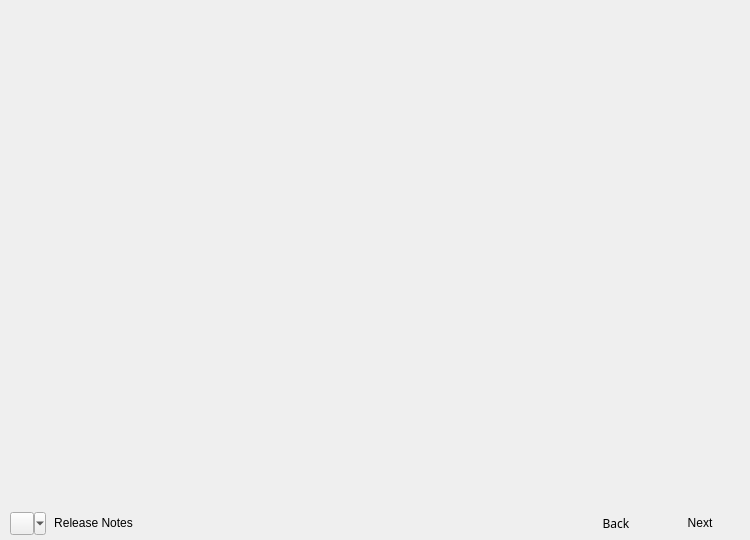
<?xml version="1.0" encoding="UTF-8"?>
<ui version="4.0">
 <class>YaliMain</class>
 <widget class="QWidget" name="YaliMain">
  <property name="geometry">
   <rect>
    <x>0</x>
    <y>0</y>
    <width>750</width>
    <height>540</height>
   </rect>
  </property>
  <property name="windowTitle">
   <string>Yali</string>
  </property>
  <property name="styleSheet">
   <string notr="true"/>
  </property>
  <layout class="QGridLayout" name="gridLayout_3">
   <property name="margin">
    <number>0</number>
   </property>
   <item row="0" column="0">
    <widget class="QWidget" name="Yali" native="true">
     <property name="styleSheet">
      <string notr="true"/>
     </property>
     <layout class="QGridLayout" name="gridLayout_2">
      <property name="margin">
       <number>0</number>
      </property>
      <property name="spacing">
       <number>0</number>
      </property>
      <item row="1" column="0">
       <layout class="QHBoxLayout" name="screenContainer">
        <property name="spacing">
         <number>0</number>
        </property>
        <item>
         <widget class="QScrollArea" name="mainContent">
          <property name="minimumSize">
           <size>
            <width>0</width>
            <height>0</height>
           </size>
          </property>
          <property name="frameShape">
           <enum>QFrame::NoFrame</enum>
          </property>
          <property name="lineWidth">
           <number>0</number>
          </property>
          <property name="widgetResizable">
           <bool>true</bool>
          </property>
          <property name="alignment">
           <set>Qt::AlignCenter</set>
          </property>
          <widget class="QWidget" name="scrollAreaWidgetContents">
           <property name="geometry">
            <rect>
             <x>0</x>
             <y>0</y>
             <width>748</width>
             <height>380</height>
            </rect>
           </property>
           <layout class="QGridLayout" name="gridLayout">
            <property name="margin">
             <number>0</number>
            </property>
            <property name="spacing">
             <number>0</number>
            </property>
            <item row="0" column="0">
             <widget class="QStackedWidget" name="mainStack">
              <property name="autoFillBackground">
               <bool>false</bool>
              </property>
              <property name="styleSheet">
               <string notr="true"/>
              </property>
              <property name="currentIndex">
               <number>0</number>
              </property>
              <widget class="QWidget" name="page">
               <property name="enabled">
                <bool>true</bool>
               </property>
              </widget>
             </widget>
            </item>
           </layout>
          </widget>
         </widget>
        </item>
       </layout>
      </item>
      <item row="2" column="0">
       <widget class="QFrame" name="menuContainer">
        <property name="autoFillBackground">
         <bool>false</bool>
        </property>
        <property name="styleSheet">
         <string notr="true"/>
        </property>
        <property name="frameShape">
         <enum>QFrame::NoFrame</enum>
        </property>
        <property name="frameShadow">
         <enum>QFrame::Raised</enum>
        </property>
        <layout class="QHBoxLayout">
         <property name="spacing">
          <number>4</number>
         </property>
         <property name="leftMargin">
          <number>10</number>
         </property>
         <property name="topMargin">
          <number>4</number>
         </property>
         <property name="rightMargin">
          <number>10</number>
         </property>
         <property name="bottomMargin">
          <number>4</number>
         </property>
         <item>
          <widget class="QToolButton" name="system_menu">
           <property name="styleSheet">
            <string notr="true"/>
           </property>
           <property name="text">
            <string/>
           </property>
           <property name="icon">
            <iconset resource="../../data.qrc">
             <normaloff>:/images/system-shutdown.png</normaloff>:/images/system-shutdown.png</iconset>
           </property>
           <property name="popupMode">
            <enum>QToolButton::MenuButtonPopup</enum>
           </property>
          </widget>
         </item>
         <item>
          <widget class="QPushButton" name="releaseNotes">
           <property name="focusPolicy">
            <enum>Qt::TabFocus</enum>
           </property>
           <property name="text">
            <string>Release Notes</string>
           </property>
           <property name="flat">
            <bool>true</bool>
           </property>
          </widget>
         </item>
         <item>
          <spacer>
           <property name="orientation">
            <enum>Qt::Horizontal</enum>
           </property>
           <property name="sizeHint" stdset="0">
            <size>
             <width>40</width>
             <height>20</height>
            </size>
           </property>
          </spacer>
         </item>
         <item>
          <widget class="QPushButton" name="buttonBack">
           <property name="minimumSize">
            <size>
             <width>70</width>
             <height>0</height>
            </size>
           </property>
           <property name="font">
            <font>
             <family>Sans Serif</family>
            </font>
           </property>
           <property name="focusPolicy">
            <enum>Qt::TabFocus</enum>
           </property>
           <property name="toolTip">
            <string>Previous Screen</string>
           </property>
           <property name="layoutDirection">
            <enum>Qt::LeftToRight</enum>
           </property>
           <property name="text">
            <string>Back</string>
           </property>
           <property name="icon">
            <iconset resource="../../data.qrc">
             <normaloff>:/gui/pics/arrow-left.png</normaloff>:/gui/pics/arrow-left.png</iconset>
           </property>
           <property name="checkable">
            <bool>false</bool>
           </property>
           <property name="checked">
            <bool>false</bool>
           </property>
           <property name="flat">
            <bool>true</bool>
           </property>
          </widget>
         </item>
         <item>
          <widget class="QPushButton" name="buttonNext">
           <property name="minimumSize">
            <size>
             <width>70</width>
             <height>0</height>
            </size>
           </property>
           <property name="focusPolicy">
            <enum>Qt::TabFocus</enum>
           </property>
           <property name="toolTip">
            <string>Next Screen</string>
           </property>
           <property name="layoutDirection">
            <enum>Qt::RightToLeft</enum>
           </property>
           <property name="text">
            <string>Next</string>
           </property>
           <property name="icon">
            <iconset resource="../../data.qrc">
             <normaloff>:/gui/pics/arrow-right.png</normaloff>:/gui/pics/arrow-right.png</iconset>
           </property>
           <property name="flat">
            <bool>true</bool>
           </property>
          </widget>
         </item>
        </layout>
       </widget>
      </item>
      <item row="0" column="0">
       <widget class="QFrame" name="headContainer">
        <property name="sizePolicy">
         <sizepolicy hsizetype="Expanding" vsizetype="Maximum">
          <horstretch>0</horstretch>
          <verstretch>0</verstretch>
         </sizepolicy>
        </property>
        <property name="autoFillBackground">
         <bool>false</bool>
        </property>
        <property name="frameShape">
         <enum>QFrame::NoFrame</enum>
        </property>
        <property name="frameShadow">
         <enum>QFrame::Raised</enum>
        </property>
        <layout class="QGridLayout">
         <property name="horizontalSpacing">
          <number>10</number>
         </property>
         <property name="verticalSpacing">
          <number>0</number>
         </property>
         <property name="margin">
          <number>10</number>
         </property>
         <item row="0" column="0">
          <widget class="QLabel" name="screenIcon">
           <property name="sizePolicy">
            <sizepolicy hsizetype="Fixed" vsizetype="Expanding">
             <horstretch>0</horstretch>
             <verstretch>0</verstretch>
            </sizepolicy>
           </property>
           <property name="minimumSize">
            <size>
             <width>32</width>
             <height>32</height>
            </size>
           </property>
           <property name="maximumSize">
            <size>
             <width>32</width>
             <height>32</height>
            </size>
           </property>
           <property name="text">
            <string/>
           </property>
           <property name="pixmap">
            <pixmap resource="../../data.qrc">:/gui/pics/media-optical-small.png</pixmap>
           </property>
           <property name="scaledContents">
            <bool>true</bool>
           </property>
           <property name="alignment">
            <set>Qt::AlignLeading|Qt::AlignLeft|Qt::AlignTop</set>
           </property>
          </widget>
         </item>
         <item row="0" column="3">
          <widget class="QLabel" name="label_4">
           <property name="sizePolicy">
            <sizepolicy hsizetype="Preferred" vsizetype="Preferred">
             <horstretch>0</horstretch>
             <verstretch>0</verstretch>
            </sizepolicy>
           </property>
           <property name="minimumSize">
            <size>
             <width>134</width>
             <height>36</height>
            </size>
           </property>
           <property name="maximumSize">
            <size>
             <width>16777215</width>
             <height>16777215</height>
            </size>
           </property>
           <property name="pixmap">
            <pixmap resource="../../data.qrc">:/gui/pics/logo-on-black.png</pixmap>
           </property>
           <property name="scaledContents">
            <bool>false</bool>
           </property>
           <property name="alignment">
            <set>Qt::AlignLeading|Qt::AlignLeft|Qt::AlignVCenter</set>
           </property>
          </widget>
         </item>
         <item row="0" column="1">
          <layout class="QVBoxLayout" name="verticalLayout">
           <item>
            <layout class="QHBoxLayout" name="horizontalLayout">
             <property name="spacing">
              <number>10</number>
             </property>
             <item>
              <widget class="QLabel" name="screenName">
               <property name="font">
                <font>
                 <family>Sans Serif</family>
                 <pointsize>15</pointsize>
                 <weight>50</weight>
                 <italic>false</italic>
                 <bold>false</bold>
                 <underline>false</underline>
                 <kerning>true</kerning>
                </font>
               </property>
               <property name="styleSheet">
                <string notr="true"/>
               </property>
               <property name="text">
                <string/>
               </property>
               <property name="textFormat">
                <enum>Qt::RichText</enum>
               </property>
               <property name="alignment">
                <set>Qt::AlignLeading|Qt::AlignLeft|Qt::AlignVCenter</set>
               </property>
              </widget>
             </item>
             <item>
              <widget class="QPushButton" name="toggleHelp">
               <property name="sizePolicy">
                <sizepolicy hsizetype="Fixed" vsizetype="Maximum">
                 <horstretch>0</horstretch>
                 <verstretch>0</verstretch>
                </sizepolicy>
               </property>
               <property name="maximumSize">
                <size>
                 <width>26</width>
                 <height>16777215</height>
                </size>
               </property>
               <property name="focusPolicy">
                <enum>Qt::TabFocus</enum>
               </property>
               <property name="styleSheet">
                <string/>
               </property>
               <property name="text">
                <string/>
               </property>
               <property name="icon">
                <iconset resource="../../data.qrc">
                 <normaloff>:/gui/pics/system-help.png</normaloff>:/gui/pics/system-help.png</iconset>
               </property>
               <property name="checkable">
                <bool>true</bool>
               </property>
               <property name="checked">
                <bool>false</bool>
               </property>
               <property name="default">
                <bool>false</bool>
               </property>
               <property name="flat">
                <bool>true</bool>
               </property>
              </widget>
             </item>
             <item>
              <spacer name="horizontalSpacer_2">
               <property name="orientation">
                <enum>Qt::Horizontal</enum>
               </property>
               <property name="sizeHint" stdset="0">
                <size>
                 <width>40</width>
                 <height>20</height>
                </size>
               </property>
              </spacer>
             </item>
            </layout>
           </item>
           <item>
            <widget class="QScrollArea" name="helpContentFrame">
             <property name="sizePolicy">
              <sizepolicy hsizetype="Preferred" vsizetype="Preferred">
               <horstretch>0</horstretch>
               <verstretch>0</verstretch>
              </sizepolicy>
             </property>
             <property name="styleSheet">
              <string notr="true">#helpContentFrame{ 
	background-color: rgba(0, 0, 0, 0);
}

#scrollAreaWidgetContents_2{ 
	background-color: rgba(0, 0, 0, 0);
}</string>
             </property>
             <property name="frameShape">
              <enum>QFrame::NoFrame</enum>
             </property>
             <property name="widgetResizable">
              <bool>true</bool>
             </property>
             <widget class="QWidget" name="scrollAreaWidgetContents_2">
              <property name="geometry">
               <rect>
                <x>0</x>
                <y>0</y>
                <width>426</width>
                <height>72</height>
               </rect>
              </property>
              <layout class="QGridLayout" name="gridLayout_4">
               <property name="margin">
                <number>0</number>
               </property>
               <property name="spacing">
                <number>0</number>
               </property>
               <item row="0" column="0">
                <widget class="QLabel" name="helpContent">
                 <property name="sizePolicy">
                  <sizepolicy hsizetype="Preferred" vsizetype="Maximum">
                   <horstretch>0</horstretch>
                   <verstretch>0</verstretch>
                  </sizepolicy>
                 </property>
                 <property name="font">
                  <font>
                   <pointsize>10</pointsize>
                  </font>
                 </property>
                 <property name="text">
                  <string/>
                 </property>
                 <property name="alignment">
                  <set>Qt::AlignLeading|Qt::AlignLeft|Qt::AlignTop</set>
                 </property>
                 <property name="wordWrap">
                  <bool>true</bool>
                 </property>
                </widget>
               </item>
              </layout>
             </widget>
            </widget>
           </item>
          </layout>
         </item>
        </layout>
       </widget>
      </item>
     </layout>
    </widget>
   </item>
  </layout>
 </widget>
 <resources>
  <include location="../../data.qrc"/>
 </resources>
 <connections/>
</ui>
